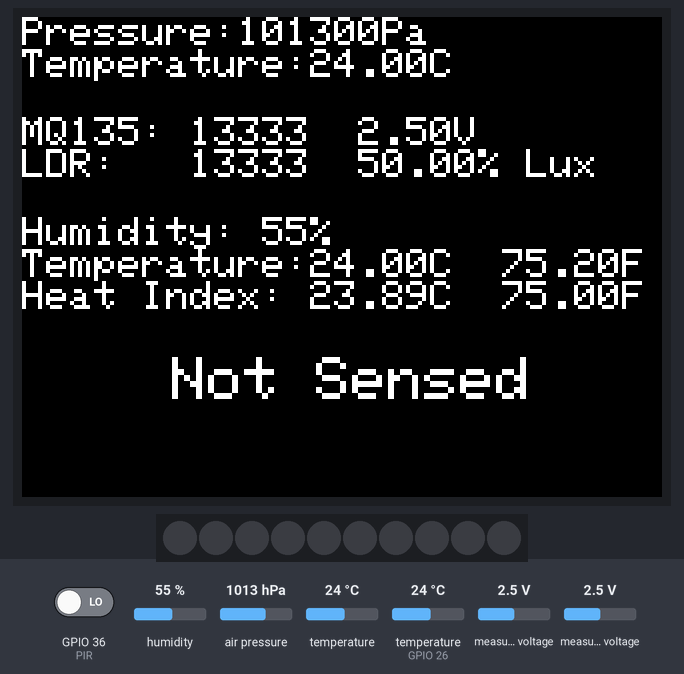
Bench run of a sketch on a simulated ESP32. Parts: 320×240 colour display, 10 RGB LEDs in strip order, left to right. Inputs (shaded band) come from the test bench; at power-on: humidity 55 %, GPIO 36 (PIR) LOW, air pressure 1013 hPa, measured voltage 2.5 V, temperature 24 °C, temperature (sensor on GPIO 26) 24 °C.

Above: at 1.4 s.
1.5 s: humidity set to 22 %
At 3.3 s:
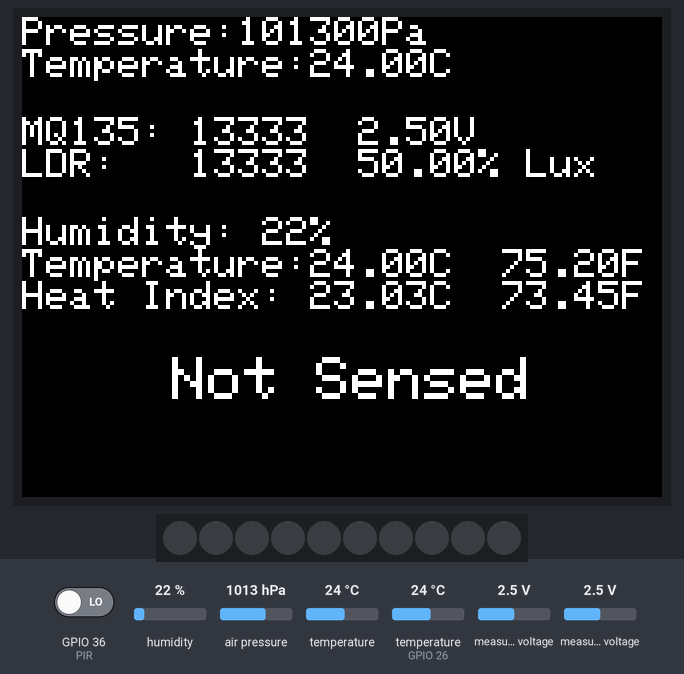
4.4 s: GPIO 36 (PIR) driven HIGH
At 6.1 s:
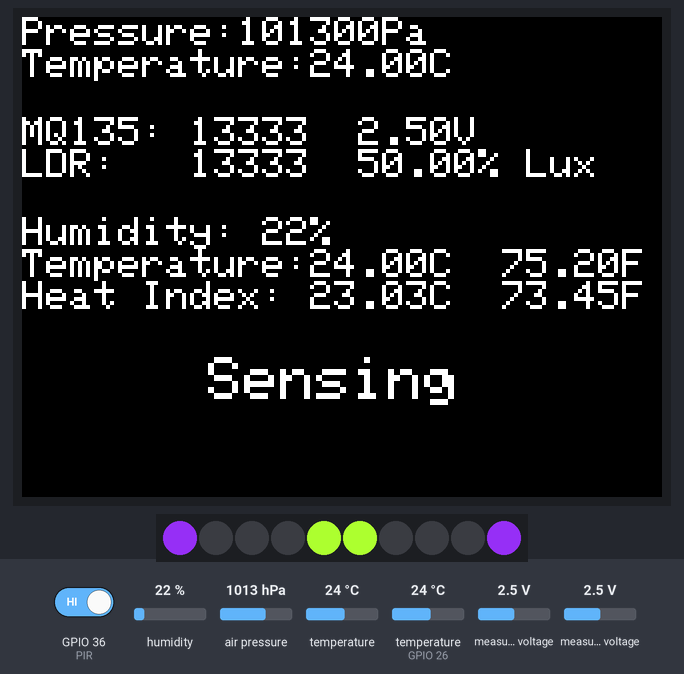
6.6 s: GPIO 36 (PIR) driven LOW
At 7.9 s:
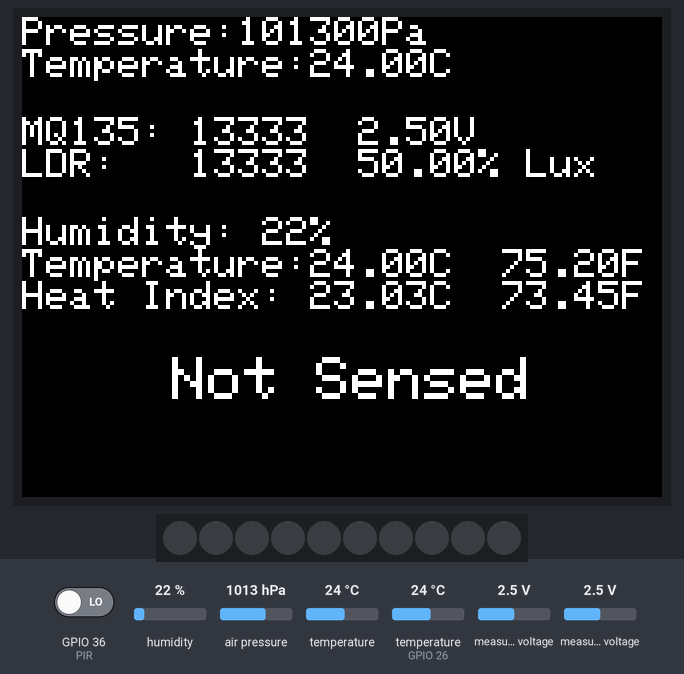
8.6 s: air pressure set to 952 hPa
At 10.4 s:
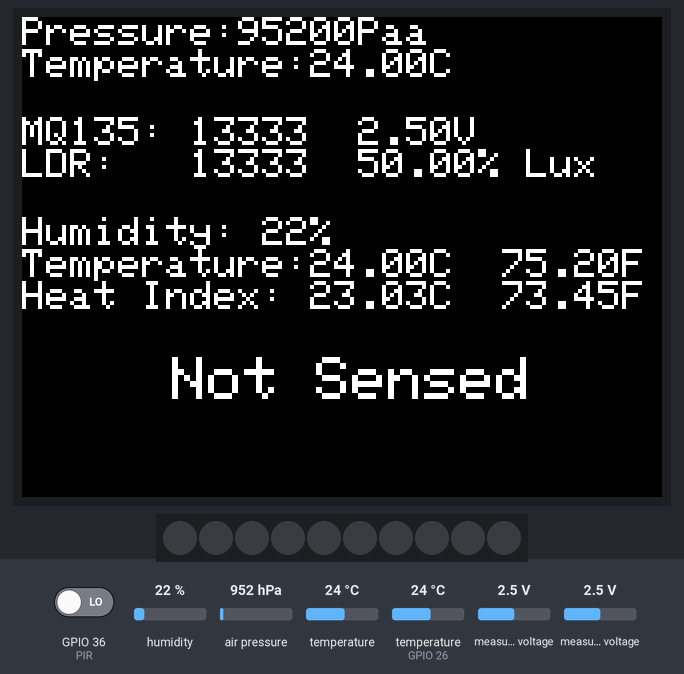
11.2 s: measured voltage (sensor 200) set to 0.1 V
At 12.8 s:
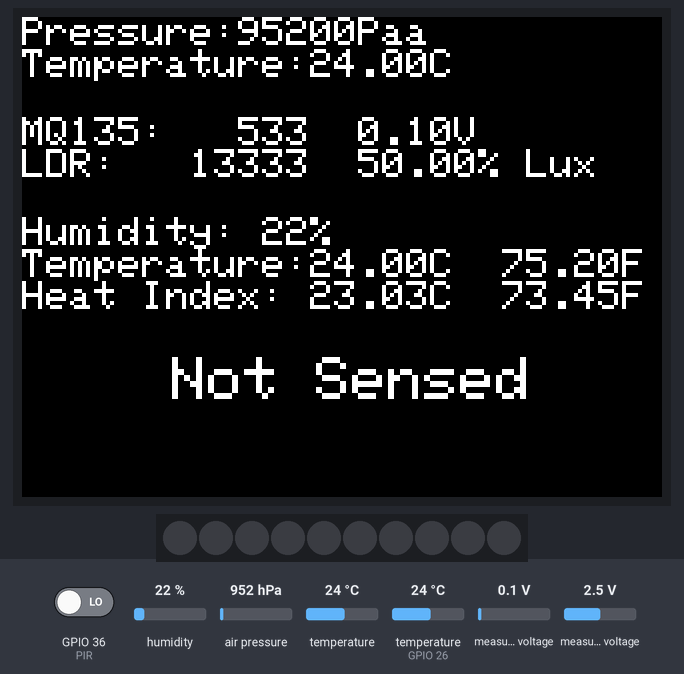
13.3 s: measured voltage (sensor 201) set to 0.1 V
At 14.6 s:
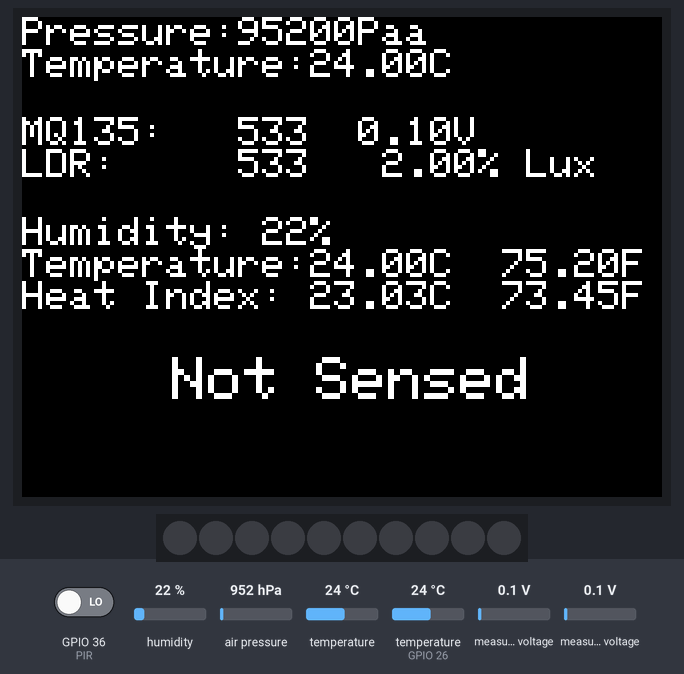
Timing chart, 0 to 16.3 s (numbered marks = the images above; inputs shaded):
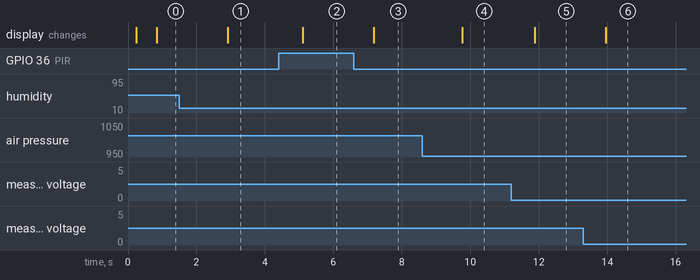

The sketch:

M5Stack_Core2_sensors.ino
```cpp
#include <M5Core2.h>
#include <Wire.h>             // I2C comunication
#include <Adafruit_BMP280.h>  //I2C Pressure sensor
#include <Adafruit_ADS1X15.h> //I2C ADC 16 bits
#include <DHT.h>              // Humidity & temperature sensor
#include <FastLED.h>          // LED GRB SK6812

#define NUM_LEDS 10 // leds SK6812
#define DATA_PIN 25 // Pin output to SK6812
#define PIR 36      //Digital pin M5Stack2 Pin 1 Port B
#define DHTPIN 26   //Digital pin M5Stack2 Pin 2 Port B
#define DHTTYPE DHT11

//Class objects
Adafruit_BMP280 bme;
Adafruit_ADS1115 ads;
CRGB leds[NUM_LEDS];
DHT dht(DHTPIN, DHTTYPE);

void setup()
{
  pinMode(PIR, INPUT); //Set pin 36 to input mode.
  M5.begin();          //Init M5Core2.
  Wire.begin();        //Wire init, adding the I2C bus.
  FastLED.addLeds<SK6812, DATA_PIN, GRB>(leds, NUM_LEDS);
  dht.begin(); // Init DHT11
  Serial.begin(115200);

  while (!bme.begin(0x76))
  { //Init this sensor,True if the init was successful, otherwise false.
    M5.Lcd.println("Could not find a valid BMP280 sensor, check wiring!");
  }
  if (!ads.begin())
  {
    Serial.println("Failed to initialize ADS1115.");
    while (1)
      ;
  }

  M5.Lcd.clear(); //Clear the screen.
}

float pressure, Temp; //Store the value of pressure and Temperature.

void loop()
{
  //Condition for the PIR sensor, it also enables the internal LEDs of the M5
  if (digitalRead(PIR) == 1)
  { //If pin 36 reads a value of 1.
    M5.Lcd.setTextSize(3);
    M5.Lcd.setCursor(75, 170);
    M5.Lcd.printf("%-10s", " Sensing");
    leds[0] = CRGB::BlueViolet;
    leds[4] = CRGB::GreenYellow;
    leds[9] = CRGB::BlueViolet;
    leds[5] = CRGB::GreenYellow;
    FastLED.show();
  }
  else
  {
    M5.Lcd.setTextSize(3);
    M5.Lcd.setCursor(75, 170);
    M5.Lcd.printf("%-10s", "Not Sensed");
    leds[0] = CRGB::Black;
    leds[4] = CRGB::Black;
    leds[9] = CRGB::Black;
    leds[5] = CRGB::Black;
    FastLED.show();
  }
  pressure = bme.readPressure();
  Temp = bme.readTemperature();

  int16_t adc0, adc1; //adc2, adc3
  float volts0, Lux;
  adc0 = ads.readADC_SingleEnded(0);
  adc1 = ads.readADC_SingleEnded(1);

  volts0 = ads.computeVolts(adc0);
  Lux = 100000 * ads.computeVolts(adc1) / 5000; // Percent Lux sensor

  // Reading temperature or humidity takes about 250 milliseconds!
  float h = dht.readHumidity();
  // Read temperature as Celsius (the default)
  float t = dht.readTemperature();
  // Read temperature as Fahrenheit (isFahrenheit = true)
  float f = dht.readTemperature(true);

  // Compute heat index in Fahrenheit (the default)
  float hif = dht.computeHeatIndex(f, h);
  // Compute heat index in Celsius (isFahreheit = false)
  float hic = dht.computeHeatIndex(t, h, false);

  // Check if any reads failed and exit early (to try again).
  if (isnan(h) || isnan(t) || isnan(f))
  {
    Serial.println(F("Failed to read from DHT sensor!"));
    return;
  }
  delay(500);
  // Show measures on display
  M5.Lcd.setCursor(0, 0); //Set the cursor to (0,0)
  M5.Lcd.setTextSize(2);  //Set the font size to 2
  M5.Lcd.printf("Pressure:%2.0fPa\nTemperature:%4.2fC", pressure, Temp);

  M5.Lcd.setCursor(0, 50);
  M5.Lcd.setTextSize(2); //Set the font size to 2
  M5.Lcd.printf("MQ135: %5d %5.2fV \nLDR:   %5d %6.2f%% Lux", adc0, volts0, adc1, Lux);

  M5.Lcd.setCursor(0, 100);
  M5.Lcd.setTextSize(2); //Set the font size to 2
  M5.Lcd.printf("Humidity: %.0f%% \nTemperature:%.2fC  %3.2fF\nHeat Index: %.2fC %6.2fF", h, t, f, hic, hif);

  M5.update(); //Update M5Stack Core2

  delay(100);
  //
  //
}
```

Measured:
- after the input at 1.5 s, the display: changes after 1.4 s (image 1)
- after the input at 4.4 s, the display: changes after 0.71 s (image 2)
- after the input at 6.6 s, the display: changes after 0.58 s (image 3)
- after the input at 8.6 s, the display: changes after 1.2 s (image 4)
- after the input at 11.2 s, the display: changes after 0.68 s (image 5)
- after the input at 13.3 s, the display: changes after 0.66 s (image 6)
